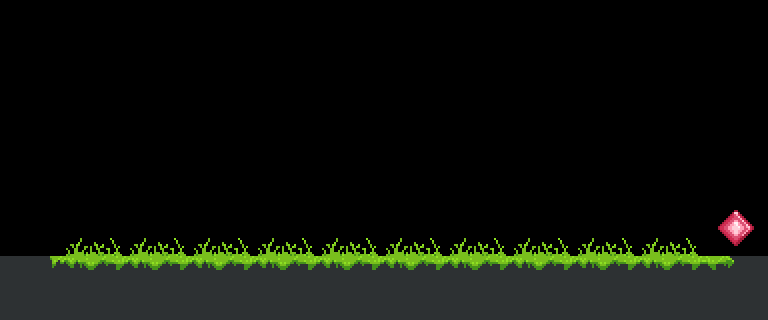

Below is a game level as drawn by its tile map, then a one-line description and the .tmx that defines it (tile-layer data replaced by summaries):
An orthogonal 12x5 tile map with 64x64 px tiles, 1 tile layer (map) and 7 objects (3x powerup, start, end).

<map version="1.0.0" orientation="orthogonal" renderorder="right-down" width="12" height="5" tilewidth="64" tileheight="64" nextobjectid="25">
 <tileset firstgid="1" name="MyTiles_64x64" tilewidth="64" tileheight="64" tilecount="64" columns="8">
  <image source="../tilesets/MyTiles_64x64.png" width="512" height="512" />
 </tileset>
 <layer name="map" width="12" height="5">
  <data>[60 cells, 23 non-empty, 5 distinct tile ids]</data>
 </layer>
 <objectgroup name="ground">
  <object id="14" x="0" y="256" width="768" height="64" />
  <object id="24" x="704" y="64" width="64" height="192" />
 </objectgroup>
 <objectgroup name="objects">
  <object id="15" type="powerup" x="513" y="192" width="64" height="64">
   <properties>
    <property name="class" value="velocity" />
   </properties>
  </object>
  <object id="17" type="powerup" x="384" y="190" width="64" height="64">
   <properties>
    <property name="class" value="density" />
   </properties>
  </object>
  <object id="18" type="powerup" x="192" y="191" width="64" height="64">
   <properties>
    <property name="class" value="jump" />
   </properties>
  </object>
 </objectgroup>
 <objectgroup name="positions">
  <object id="7" name="start" x="63.667" y="191" width="64" height="64" />
  <object id="9" name="end" x="701" y="8" width="64" height="52" />
 </objectgroup>
</map>